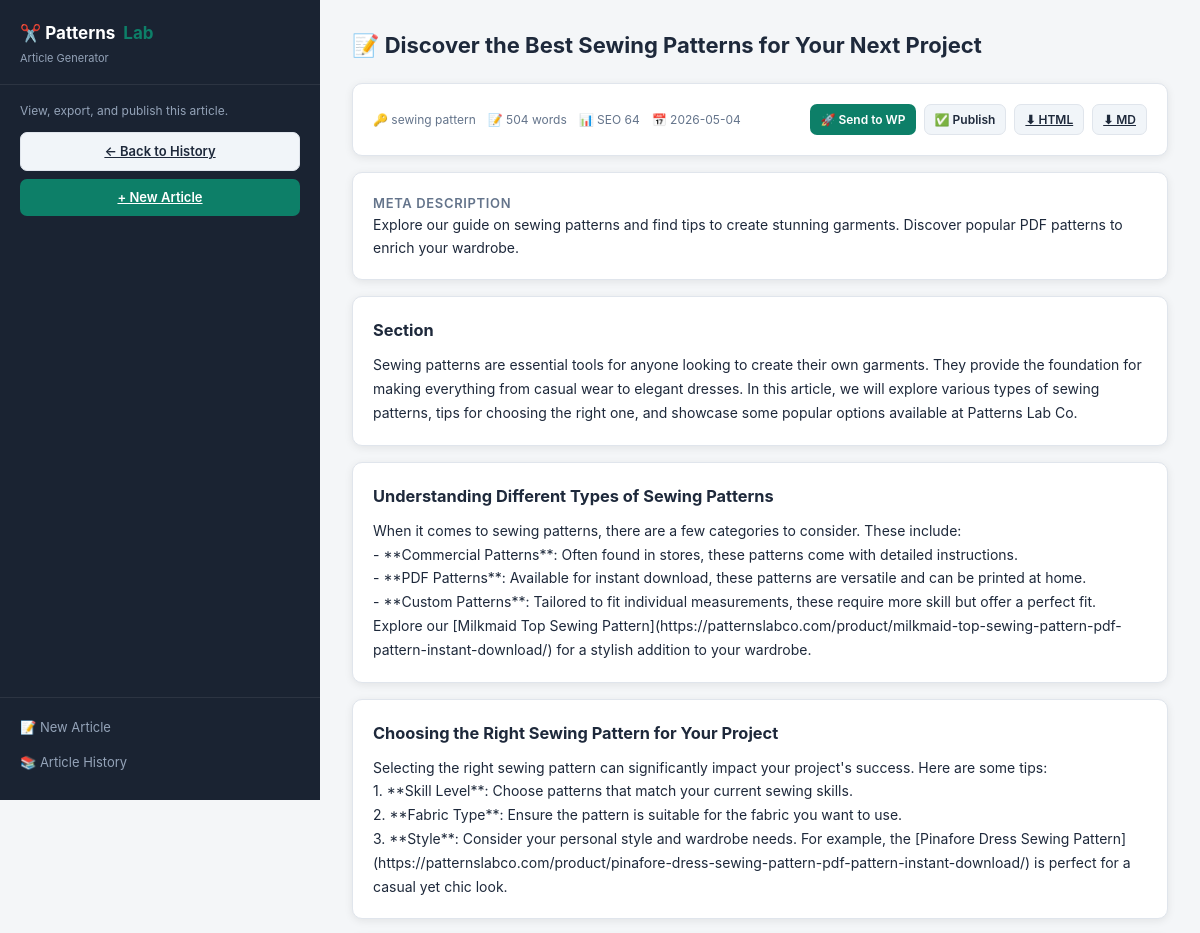
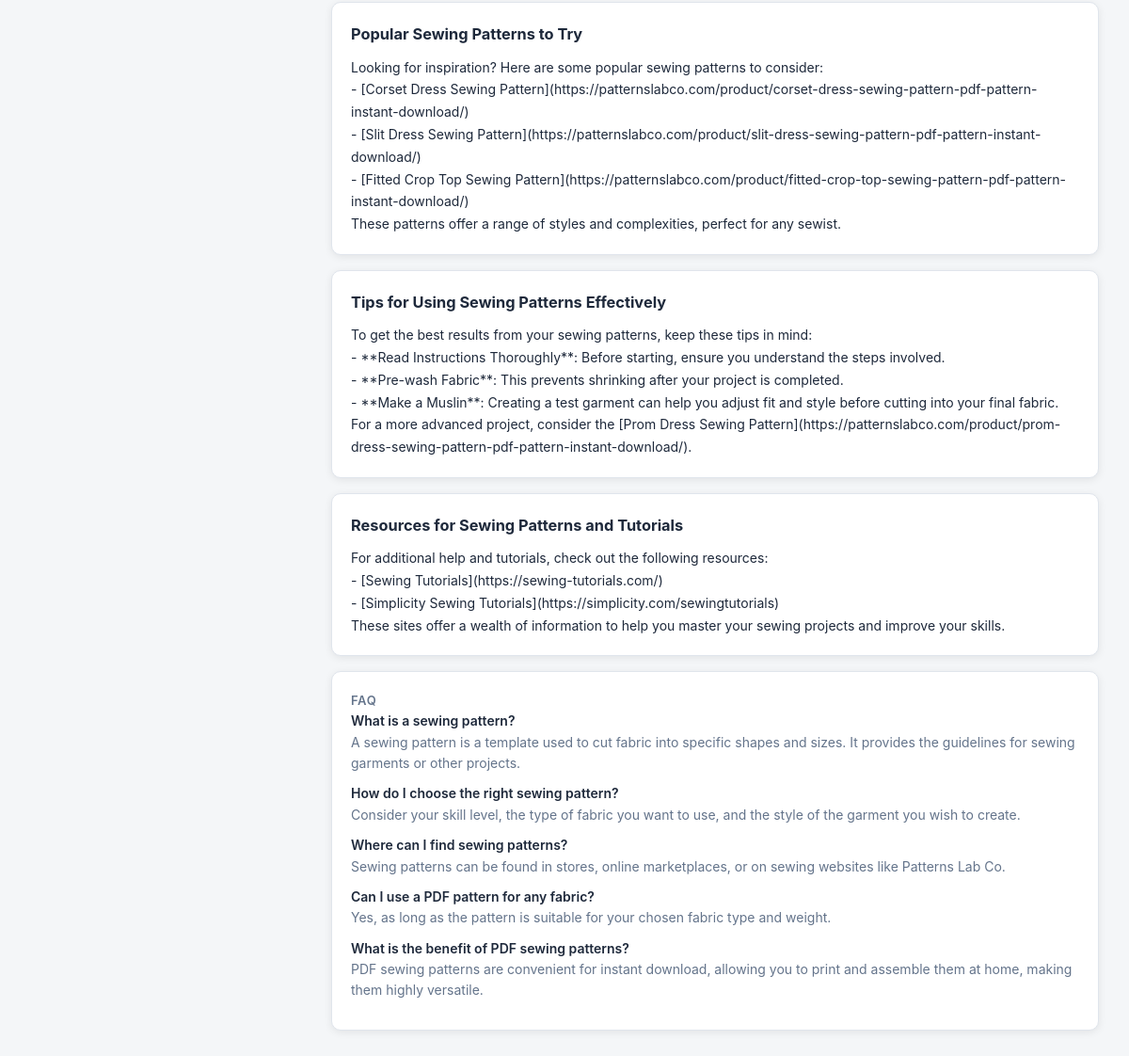
The app's page /article/2 with its own data (2 pictures, top to bottom).
### tables this page shows
CREATE TABLE articles (
                id INTEGER PRIMARY KEY AUTOINCREMENT,
                keyword TEXT,
                seo_title TEXT,
                meta_description TEXT,
                slug TEXT,
                sections TEXT,
                faq TEXT,
                sources TEXT,
                word_count INTEGER DEFAULT 0,
                seo_score INTEGER DEFAULT 0,
                created_at DATETIME DEFAULT CURRENT_TIMESTAMP,
                updated_at DATETIME DEFAULT CURRENT_TIMESTAMP
            );

### article/app.py (the view)
@article_bp.route("/view/<int:article_id>")
@article_bp.route("/article/<int:article_id>")
@article_bp.route("/<int:article_id>")
def view_article(article_id: int):
    article = db.get_article(article_id)
    if not article:
        return render_template("article_view.html", article_base="/article", article=None, not_found=True), 404
    return render_template("article_view.html", article_base="/article", article=article, not_found=False)

### app.py (called while the page is built)
def get_session_id():
    sid = request.cookies.get("ph_sid")
    if not sid:
        sid = uuid.uuid4().hex
    return sid

@app.after_request
def set_session_cookie(response):
    sid = request.cookies.get("ph_sid")
    if not sid:
        sid = get_session_id()
        response.set_cookie("ph_sid", sid, max_age=365 * 24 * 60 * 60, httponly=True, samesite="Lax")
    return response

### article/database.py (called while the page is built)
def get_conn():
    conn = sqlite3.connect(DB_PATH)
    conn.row_factory = sqlite3.Row
    return conn

def get_article(article_id: int) -> dict | None:
    with get_conn() as conn:
        row = conn.execute("SELECT * FROM articles WHERE id=?", (article_id,)).fetchone()
    if not row:
        return None
    d = dict(row)
    d["sections"] = json.loads(d["sections"] or "[]")
    d["faq"] = json.loads(d["faq"] or "[]")
    d["sources"] = json.loads(d["sources"] or "[]")
    return d

### article/templates/article_view.html (shortened to what this page needs)
{% extends "article_base.html" %}
{% block sidebar %}
<div class="sidebar-body">
  <div style="font-size:12px;color:#94a3b8;margin-bottom:12px;">View, export, and publish this article.</div>
  <a href="{{ article_base }}/history" class="btn btn-secondary w-full" style="justify-content:center;">← Back to History</a>
  <a href="{{ article_base }}/" class="btn btn-primary w-full" style="justify-content:center;margin-top:8px;">+ New Article</a>
</div>
{% endblock %}
{% block content %}
{% if not_found %}
  <div class="page-title">Article not found</div>
  <div class="card">The requested article does not exist.</div>
{% else %}
  <div class="page-title">📝 {{ article.seo_title or article.keyword or 'Untitled' }}</div>
  <div class="card" style="display:flex;align-items:center;justify-content:space-between;gap:12px;flex-wrap:wrap;">
    <div style="font-size:12px;color:var(--text-muted);display:flex;gap:12px;flex-wrap:wrap;">
      <span>🔑 {{ article.keyword }}</span>
      <span>📝 {{ article.word_count or 0 }} words</span>
      <span>📊 SEO {{ article.seo_score or 0 }}</span>
      <span>📅 {{ article.created_at[:10] if article.created_at else '' }}</span>
    </div>
    <div style="display:flex;gap:8px;flex-wrap:wrap;">
      <button class="btn btn-primary btn-sm" onclick="publishToWordPress({{ article.id }}, 'draft', this)">🚀 Send to WP</button>
      <button class="btn btn-secondary btn-sm" onclick="publishToWordPress({{ article.id }}, 'publish', this)">✅ Publish</button>
      <a href="{{ article_base }}/api/export/{{ article.id }}?format=html" class="btn btn-secondary btn-sm">⬇ HTML</a>
      <a href="{{ article_base }}/api/export/{{ article.id }}?format=markdown" class="btn btn-secondary btn-sm">⬇ MD</a>
    </div>
  </div>
  <div class="card">
    <div class="card-title">Meta Description</div>
    <div>{{ article.meta_description or '' }}</div>
  </div>
  {% for s in article.sections %}
  <div class="card">
    <h3 style="margin-bottom:10px;">{{ s.heading or 'Section' }}</h3>
    <div style="white-space:pre-wrap;line-height:1.7;">{{ s.body or '' }}</div>
  </div>
  {% endfor %}
  {% if article.faq %}
  <div class="card">
    <div class="card-title">FAQ</div>
    {% for item in article.faq %}
      <div style="margin-bottom:10px;">
        <div style="font-weight:600;">{{ item.question }}</div>
        <div style="color:var(--text-muted);">{{ item.answer }}</div>
      </div>
    {% endfor %}
  </div>
  {% endif %}
{% endif %}
{% endblock %}

### article/templates/article_base.html (style rules this page uses)
:root { --green: #0d7f68; --green-light: #e8f5f2; --green-dark: #096354; --bg: #f4f6f8; --sidebar-bg: #1a2332; --card-bg: #ffffff; --border: #e0e5ec; --text: #1e293b; --text-muted: #64748b; --danger: #ef4444; --warning: #f59e0b; --success: #10b981; --info: #3b82f6; --radius: 10px; --shadow: 0 2px 8px rgba(0,0,0,0.08); }
* { box-sizing: border-box; margin: 0; padding: 0; }
body { font-family: -apple-system, BlinkMacSystemFont, 'Segoe UI', sans-serif; background: var(--bg); color: var(--text); font-size: 14px; line-height: 1.6; }
.sidebar-body { padding: 16px 20px; flex: 1; }
.page-title { font-size: 22px; font-weight: 700; margin-bottom: 20px; }
.card { background: var(--card-bg); border-radius: var(--radius); border: 1px solid var(--border); padding: 20px; margin-bottom: 16px; box-shadow: var(--shadow); }
.card-title { font-size: 13px; font-weight: 600; text-transform: uppercase; letter-spacing: 0.05em; color: var(--text-muted); }
.btn { display: inline-flex; align-items: center; gap: 6px; padding: 8px 16px; border-radius: 7px; border: none; cursor: pointer; font-size: 13px; font-weight: 600; transition: all 0.15s; font-family: inherit; }
.btn-primary { background: var(--green); color: #fff; }
.btn-secondary { background: #f1f5f9; color: var(--text); border: 1px solid var(--border); }
.btn-sm { padding: 5px 10px; font-size: 12px; }
.w-full { width: 100%; }

### records on screen
articles: seo_title "Discover the Best Sewing Patterns for Your Next Project", keyword "sewing pattern", word_count "504", seo_score "64", created_at "2026-05-04", meta_description "Explore our guide on sewing patterns and find tips to create stunning garments. Discover popular PDF patterns to enrich your wardrobe."

### other values on screen
{{ s.heading or 'Section' }} "Section" "Understanding Different Types of Sewing Patterns" "Choosing the Right Sewing Pattern for Your Project" "Popular Sewing Patterns to Try" "Tips for Using Sewing Patterns Effectively" "Resources for Sewing Patterns and Tutorials"
{{ item.question }} "What is a sewing pattern?" "How do I choose the right sewing pattern?" "Where can I find sewing patterns?" "Can I use a PDF pattern for any fabric?" "What is the benefit of PDF sewing patterns?"
{{ item.answer }} "A sewing pattern is a template used to cut fabric into specific shapes and sizes. It provides the guidelines for sewing garments or other projects." "Consider your skill level, the type of fabric you want to use, and the style of the garment you wish to create." "Sewing patterns can be found in stores, online marketplaces, or on sewing websites like Patterns Lab Co." "Yes, as long as the pattern is suitable for your chosen fabric type and weight." "PDF sewing patterns are convenient for instant download, allowing you to print and assemble them at home, making them highly versatile."
